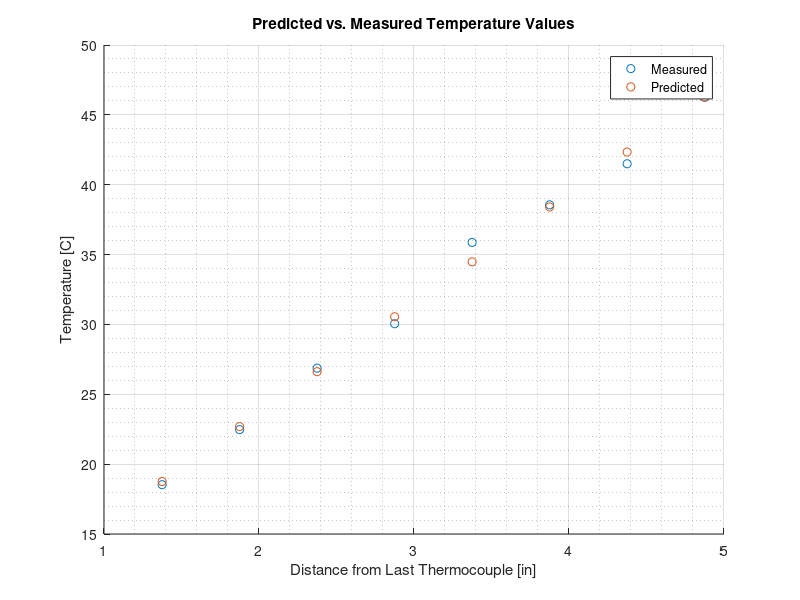

MATLAB code to generate this figure: (Note: this script raises an error after producing the figure.)
%%%%%%%%%%%%%%%%%%%%%%%%%%
%  ASEN 3113 Prelab 2
%  Author: Caleb Bristol
%  Date: 11 March, 2022
%
%%%%%%%%%%%%%%%%%%%%%%%%%%


%% Clean Workspace
clear
clc
close all;


%% Problem 3
  

    %% Establish Measurements
    T = [18.53 22.47 26.87 30.05 35.87 38.56 41.50 46.26];
    dist = 1.375:0.5:4.875;

    %% Best Fit
    [a] = polyfit(dist,T,1);

    T_0 = polyval(a,0);
    T_pred = polyval(a,dist);

    H = a(2);
    
    %% Compare Results
    figure()
    scatter(dist,T); hold on
    scatter(dist,T_pred)
    title('Predicted vs. Measured Temperature Values')
    xlabel('Distance from Last Thermocouple [in]')
    ylabel('Temperature [C]')
    legend('Measured','Predicted')
    grid on; grid minor;
    hold off


%% Problem 5

    
    %% Define Problem Constraints
    % H = problem 3 [K/in]
    alpha = 4.836e-05; %[m^2/s]
    alpha = alpha * 1550; %[in^2/s]
    L = 5; %[in]
    x_ = 4.875; %[in]
    N = 0:10;
    
    %% Run Simulation
    for i = 1:length(N)
        u_t1(i) = u(x_,1,T_0,H,alpha,L,N(i));
        u_t1000(i) = u(x_,1000,T_0,H,alpha,L,N(i));
    end
    
    %% Plot Results
    figure()
    plot(N,u_t1); hold on
    plot(N,u_t1000)
    title('Predicted Temperature Based on Number of Summations')
    xlabel('Number of Summations [N]')
    ylabel('Predicted Temperature [C]')
    legend('t = 1 [s]','t = 1000 [s]')    
    grid on; grid minor;
    hold off
    
    %% Determine Fourier Number
    F_0_1 = alpha*1/L^2;
    F_0_1000 = alpha*1000/L^2;
    
    
%% Problem 6


    %% Establish problem constraints
    alpha_ = [alpha/2 alpha 2*alpha]; %[in^2/s]
    t = 1:1000;
    
    %% Run Simulation
    %
    % Yeah, this is gonna be a big one
    temp = zeros(length(t),length(alpha_));
    
    for i = 1:length(t)
        for j = 1:length(alpha_)
            temp(i,j) = u(x_,t(i),T_0,H,alpha_(j),L,1);
        end
    end
    
    %% Plotting
    figure()
    for i = 1:length(alpha_)
        plot(t,temp(:,i)); hold on
    end
    title('Temperature vs. Time for Various \alpha Values')
    xlabel('Time [s]')
    ylabel('Predicted Temperature [C]')  
    legend('\alpha = \alpha/2','\alpha = \alpha','\alpha = 2\alpha')
    grid on; grid minor;
    hold off
    
%% Functions

function uxt = u(x,t,T_0,H,alpha,L,N)
%% u(x,t)
% Function to solve u(x,t) for a given N
% Used to solve problem 5

    %% Create n dependent variable functions
        b_n = @(n) (8*H*L)/(pi^2*(2*n-1)^2)*(-1)^(n);
        lambda_n = @(n) (2*n-1)*pi/(2*L);

    %% Run Summation
    sum = 0;
    for i = 1:N
        sum = sum + b_n(i)*sin(lambda_n(i)*x)*exp(-(lambda_n(i)^2*alpha*t));
    end
    
    %% Calculate u
    uxt = T_0 + H*x + sum;
end
    